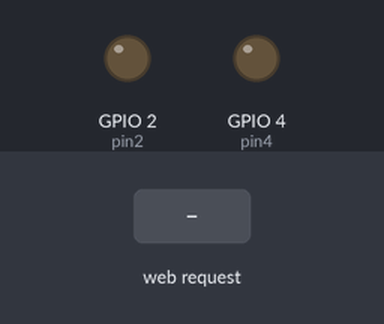
Simulated run of this sketch. Board: ESP32. On the bench: output pins drawn as LEDs (lit = HIGH). Inputs (shaded band) come from the test bench. WiFi joins after 1.5 s; servers stay silent unless stated; what the sketch prints to the serial monitor is not drawn.

Above: at 2.7 s.
2.8 s: HTTP request GET /ledon_2 received
At 4.0 s:
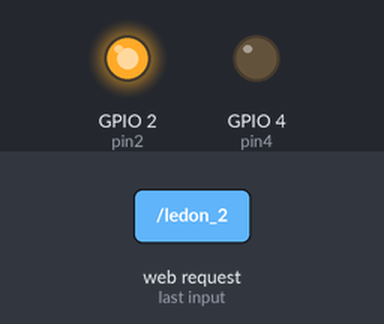
4.3 s: HTTP request GET /ledon_4 received
At 5.2 s:
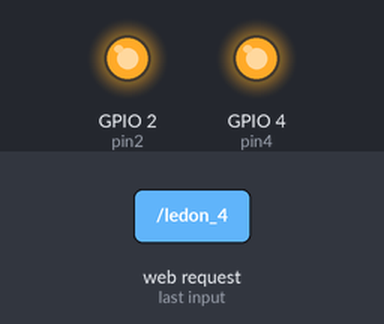
5.8 s: HTTP request GET /ledoff_2 received
At 6.4 s:
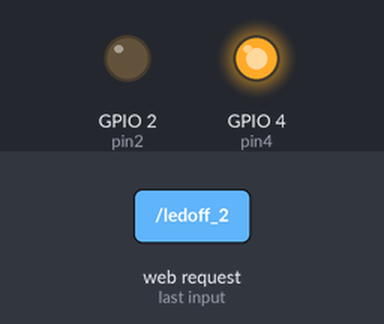
7.3 s: HTTP request GET /ledoff_4 received
At 8.7 s:
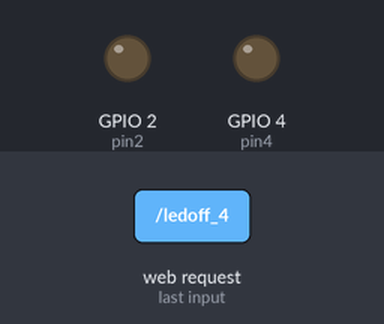
Timing chart, 0 to 9.8 s (numbered marks = the images above; inputs shaded):
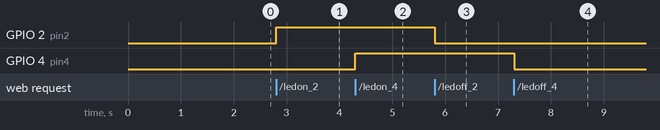

The sketch:

WIFI_with_Interface_2LED.ino
```cpp
#include <WiFi.h>
const char* ssid = "meow";
const char* password = "meowmeow";
int pin2 = 2;
int pin4 = 4;
WiFiServer server(80);
void setup() {
  Serial.begin(115200);
  pinMode(pin2, OUTPUT); // set the LED pin mode
  pinMode(pin4, OUTPUT); // set the LED pin mode
  delay(10);
  Serial.print("\n\nConnecting to "); Serial.println(ssid);
  WiFi.begin(ssid, password);
  while (WiFi.status() != WL_CONNECTED) {
    delay(500); Serial.print(".");
  }
  Serial.println("");
  Serial.println("WiFi connected."); Serial.println("IP address: ");
  Serial.println(WiFi.localIP()); server.begin();
}
int value = 0;
bool LED_Status_2 = LOW;
bool LED_Status_4 = LOW;
void loop() {
  digitalWrite(pin2, LED_Status_2);
  digitalWrite(pin4, LED_Status_4);
  WiFiClient client = server.available(); // listen for incoming clients
  if (client) { // if you get a client,
    Serial.println("New Client."); // print a message out the serial port
    String currentLine = ""; // make a String to hold incoming data from the client
    while (client.connected()) { // loop while the client's connected
      if (client.available()) { // if there's bytes to read from the client,
        char c = client.read(); // read a byte, then
        Serial.write(c); // print it out the serial monitor
        if (c == '\n') { // if the byte is a newline character
          if (currentLine.length() == 0) {
            client.println("HTTP/1.1 200 OK");
            client.println("Content-type:text/html");
            client.println();
            client.println("<html>");
            client.println("<body>");
            client.println("<h1>LED Status</h1>");
            client.println("<p>");
            if (LED_Status_2 == HIGH)
              client.println("LED On 2");
            else if (LED_Status_2 == LOW)
              client.println("LED Off 2");
            client.println(",");
            if (LED_Status_4 == HIGH)
              client.println("LED On 4");
            else if (LED_Status_4 == LOW)
              client.println("LED Off 4");
            client.println("<p>");
            client.println("<a href=\"/ledon_2\"><button style = \"background-color: #BF40BF;\">LED On</button></a>");
            client.println("<a href=\"/ledoff_2\"><button style = \"background-color: #BF40BF;\">LED Off</button></a>");
            client.println("</p>");

            client.println("<a href=\"/ledon_4\"><button style = \"background-color: #76D7C4;\">LED On</button></a>");
            client.println("<a href=\"/ledoff_4\"><button style = \"background-color: #76D7C4;\">LED Off</button></a>");
            client.println("</p>");

            client.println("<body>");
            client.println("<html>");
            break;
          } else {
            currentLine = "";
          }
        } else if (c != '\r') {
          currentLine += c;
        }
        if (currentLine.endsWith("GET /ledon_2")) LED_Status_2 = HIGH;
        if (currentLine.endsWith("GET /ledoff_2")) LED_Status_2 = LOW;
        if (currentLine.endsWith("GET /ledon_4")) LED_Status_4 = HIGH;
        if (currentLine.endsWith("GET /ledoff_4")) LED_Status_4 = LOW;
      }
    }
    client.stop(); // close the connection:
    Serial.println("Client Disconnected.");
  }
}
```

Measured:
- after the input at 2.8 s, GPIO 2 (pin2): LOW → HIGH at once
- after the input at 4.3 s, GPIO 4 (pin4): LOW → HIGH at once
- after the input at 5.8 s, GPIO 2 (pin2): HIGH → LOW at once
- after the input at 7.3 s, GPIO 4 (pin4): HIGH → LOW at once
